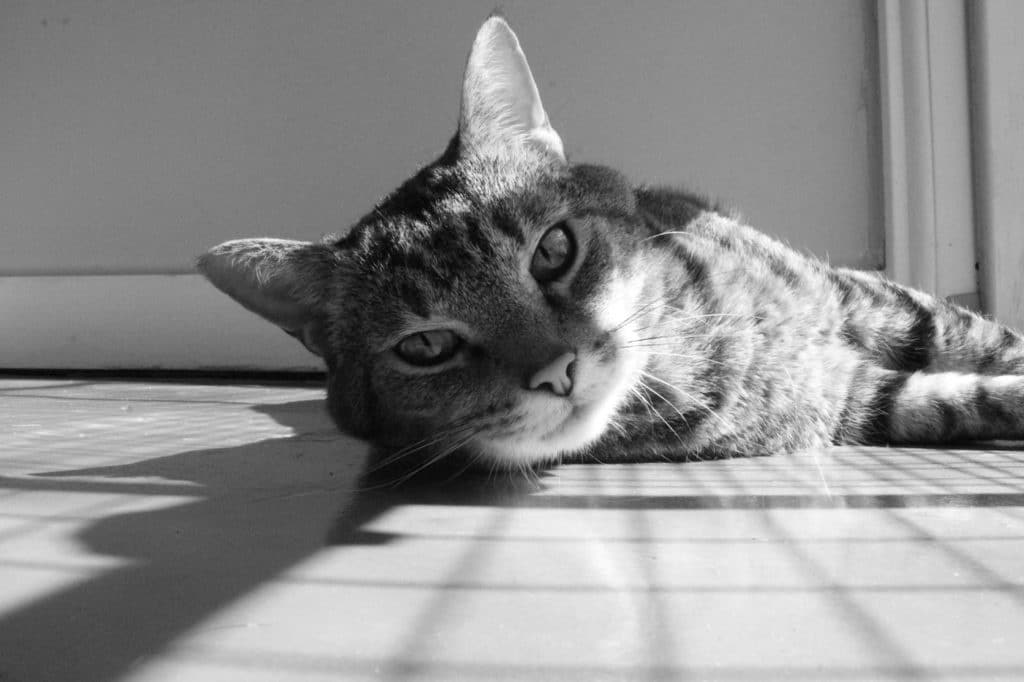
#> input picture cat.jpg, 1024 x 682 px
$ python sobel.py   (older library calls are emulated)
#> lines starting #> are read from the running program, lines starting #| are printed output that depends on the picture
import cv2
import numpy as np
import matplotlib.pyplot as plt

# Load the image
image = cv2.imread('../cat.jpg', cv2.IMREAD_GRAYSCALE)
#> image is the input picture: shape (682, 1024); min 0, max 255, mean 141.3

# Apply the Sobel filter
sobel_x = cv2.Sobel(image, cv2.CV_64F, 1, 0, ksize=3)
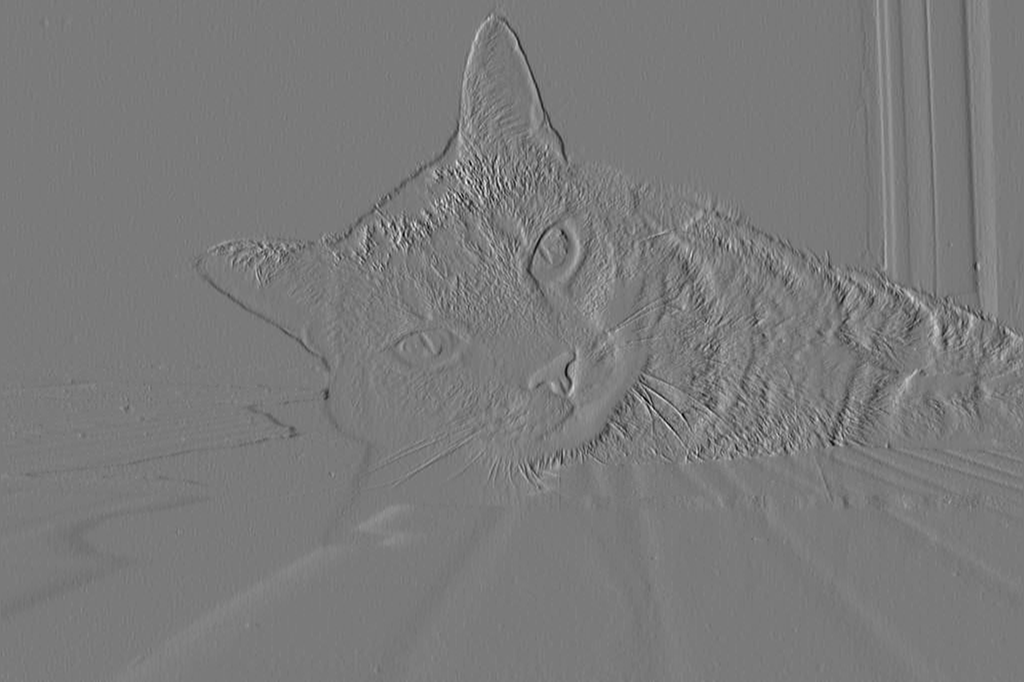
#> sobel_x: shape (682, 1024) float64; min -462, max 498, mean 0.2; drawn with min black and max white
sobel_y = cv2.Sobel(image, cv2.CV_64F, 0, 1, ksize=3)
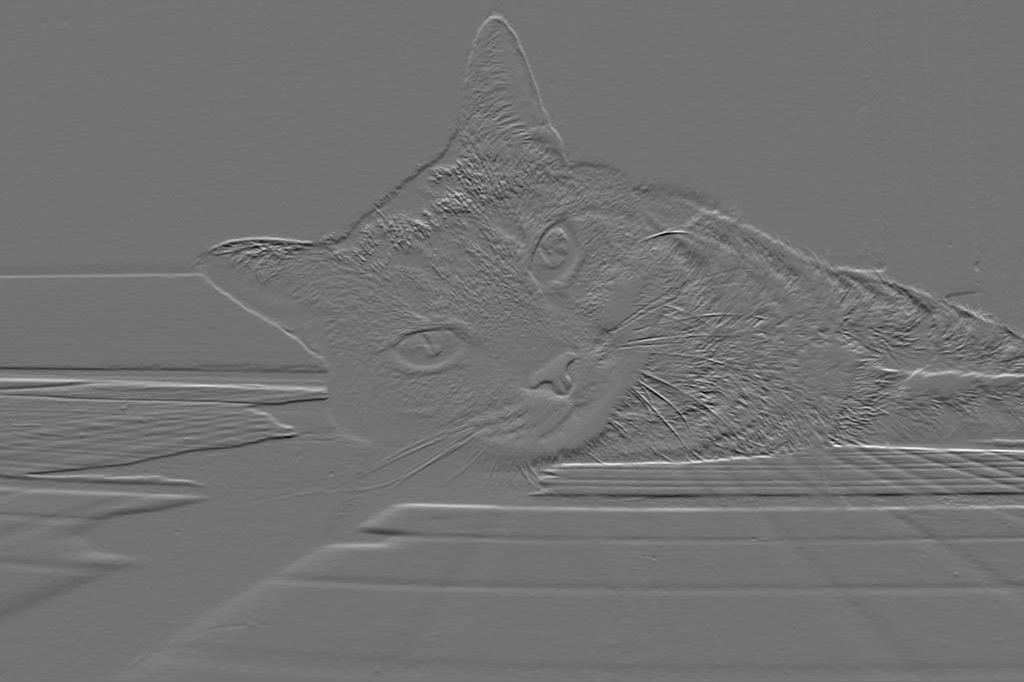
#> sobel_y: shape (682, 1024) float64; min -531, max 647, mean 0.7; drawn with min black and max white

# Combine the x and y gradients
gradient_magnitude = np.sqrt(sobel_x**2 + sobel_y**2)
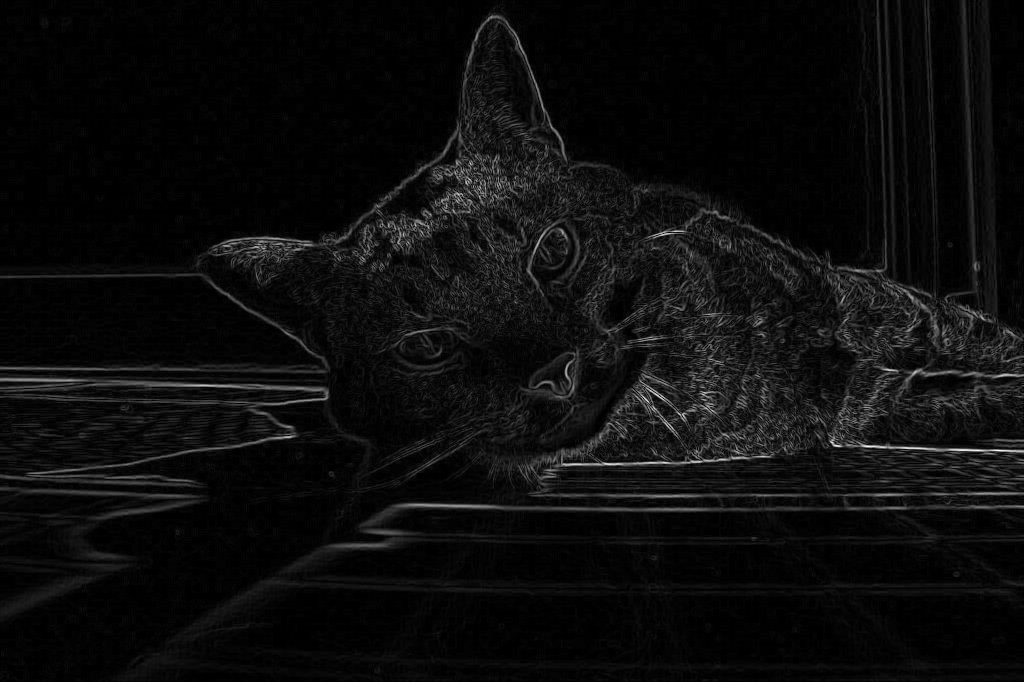
#> gradient_magnitude: shape (682, 1024) float64; min 0, max 647.6, mean 33; drawn with min black and max white

# Display the results
plt.figure(figsize=(12, 6))

plt.subplot(2, 2, 1)
plt.imshow(image, cmap='gray')
plt.title('Original Image')

plt.subplot(2, 2, 2)
plt.imshow(sobel_x, cmap='gray')
plt.title('Sobel X')

plt.subplot(2, 2, 3)
plt.imshow(sobel_y, cmap='gray')
plt.title('Sobel Y')

plt.subplot(2, 2, 4)
plt.imshow(gradient_magnitude, cmap='gray')
plt.title('Gradient Magnitude')

plt.show()
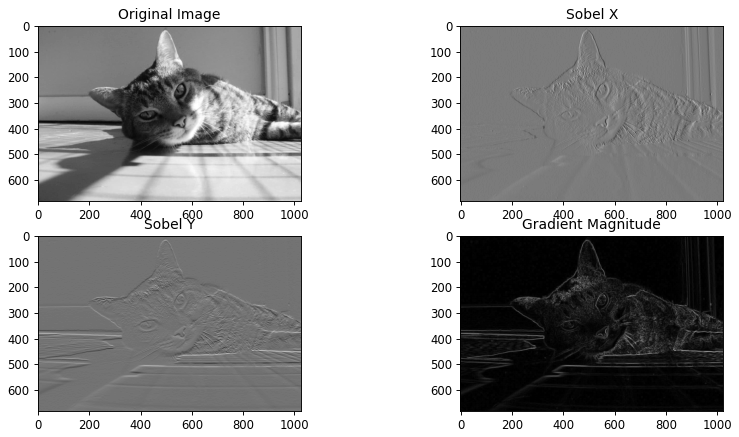
#> figure drawn by matplotlib, 4 panels

$ run again, with flower.jpg copied over cat.jpg
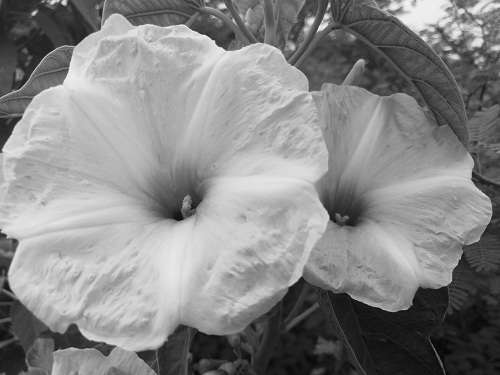
#> input picture flower.jpg, 500 x 375 px
#> image is the input picture: shape (375, 500); min 0, max 255, mean 134.8
#> `gradient_magnitude = np.sqrt(sobel_x**2 + sobel_y**2)`:
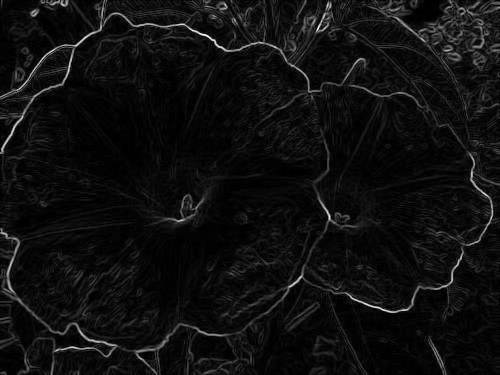
#> gradient_magnitude: shape (375, 500) float64; min 0, max 750.1, mean 46.1; drawn with min black and max white
#> `plt.show()`:
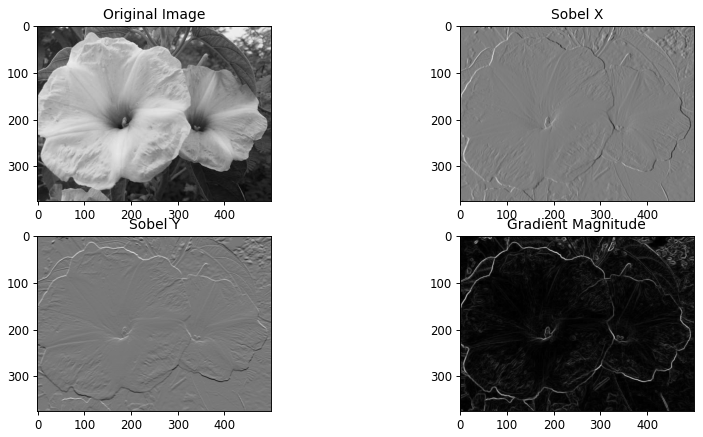
#> figure drawn by matplotlib, 4 panels
